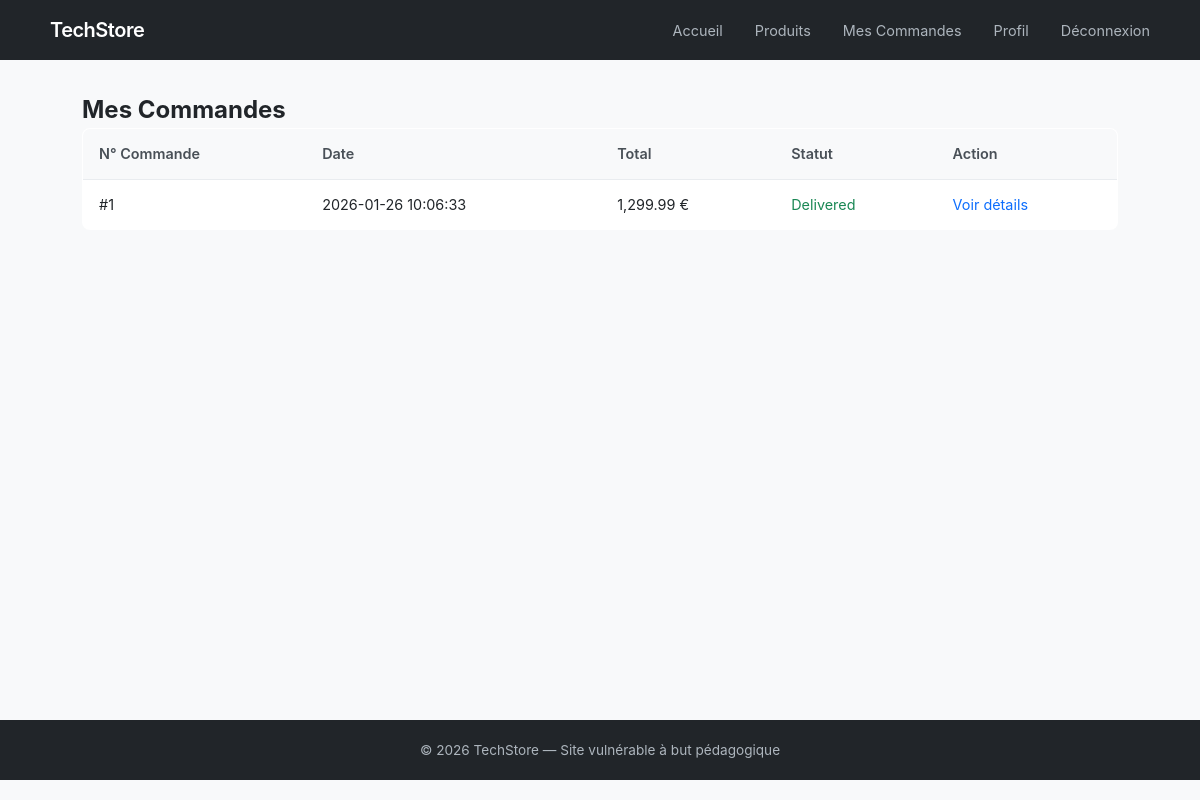
Screenshot of /orders.php (signed in) with the database file from the repository.
### tables this page shows
CREATE TABLE orders (
    id INT AUTO_INCREMENT PRIMARY KEY,
    user_id INT,
    total DECIMAL(10,2),
    status VARCHAR(20) DEFAULT 'pending',
    shipping_address TEXT,
    created_at TIMESTAMP DEFAULT CURRENT_TIMESTAMP
);

### orders.php (the view, shortened to what this page needs)
<?php
require_once 'config/database.php';
$user_id = $_SESSION['user_id'];
$orders_query = "SELECT * FROM orders WHERE user_id = $user_id ORDER BY created_at DESC";
$orders_result = mysqli_query($conn, $orders_query);
?>
<!DOCTYPE html>
<html lang="fr">
<head>
    <link rel="stylesheet" href="assets/css/style.css">
</head>
<body>
    <header>
        <nav>
            <div class="logo"><a href="index.php">TechStore</a></div>
            <ul class="nav-links">
                <li><a href="index.php">Accueil</a></li>
                <li><a href="products.php">Produits</a></li>
                <li><a href="orders.php">Mes Commandes</a></li>
                <li><a href="profile.php">Profil</a></li>
                <li><a href="logout.php">Déconnexion</a></li>
            </ul>
        </nav>
    </header>
    <main>
        <section class="orders-page">
            <h2>Mes Commandes</h2>
            <div class="orders-list">
                <table>
                    <thead>
                        <tr>
                            <th>N° Commande</th>
                            <th>Date</th>
                            <th>Total</th>
                            <th>Statut</th>
                            <th>Action</th>
                        </tr>
                    </thead>
                    <tbody>
                        <?php
                        if($orders_result && mysqli_num_rows($orders_result) > 0):
                            while($order = mysqli_fetch_assoc($orders_result)):
                        ?>
                        <tr>
                            <td>#<?php echo $order['id']; ?></td>
                            <td><?php echo $order['created_at']; ?></td>
                            <td><?php echo number_format($order['total'], 2); ?> €</td>
                            <td>
                                <span class="status-<?php echo $order['status']; ?>">
                                    <?php echo ucfirst($order['status']); ?>
                                </span>
                            </td>
                            <td>
                                <a href="orders.php?order_id=<?php echo $order['id']; ?>">Voir détails</a>
                            </td>
                        </tr>
                        <?php
                            endwhile;
                        else:
                        ?>
                        <tr>
                            <td colspan="5">Aucune commande trouvée.</td>
                        </tr>
                        <?php endif; ?>
                    </tbody>
                </table>
            </div>
        </section>
    </main>
    <footer>
        <p>&copy; 2026 TechStore — Site vulnérable à but pédagogique</p>
    </footer>
</body>
</html>

### assets/css/style.css (style rules this page uses)
* { margin: 0; padding: 0; box-sizing: border-box; }
body { font-family: -apple-system, BlinkMacSystemFont, 'Segoe UI', Roboto, sans-serif; background: #f8f9fa; color: #212529; line-height: 1.5; }
a { color: #0d6efd; text-decoration: none; }
header { background: #212529; padding: 0 2rem; position: sticky; top: 0; z-index: 100; }
nav { max-width: 1100px; margin: 0 auto; display: flex; justify-content: space-between; align-items: center; height: 60px; }
.logo a { color: #fff; font-size: 1.25rem; font-weight: 600; letter-spacing: -0.5px; }
.nav-links { display: flex; list-style: none; gap: 2rem; }
.nav-links a { color: #adb5bd; font-size: 0.9rem; transition: color 0.2s; }
main { max-width: 1100px; margin: 0 auto; padding: 2rem; min-height: calc(100vh - 140px); }
table { width: 100%; border-collapse: collapse; background: #fff; border-radius: 8px; overflow: hidden; border: 1px solid #e9ecef; }
th, td { padding: 0.875rem 1rem; text-align: left; border-bottom: 1px solid #e9ecef; font-size: 0.9rem; }
th { background: #f8f9fa; font-weight: 600; color: #495057; }
.status-delivered { color: #198754; }
footer { background: #212529; color: #adb5bd; text-align: center; padding: 1.25rem; font-size: 0.85rem; }

### rows the page displays
orders: id "1", created_at "2026-01-26 10:06:33", total "1,299.99", status "Delivered"
